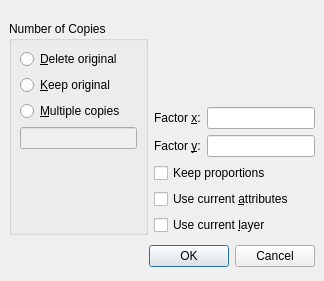
<ui version="4.0" >
 <class>QG_DlgScale</class>
 <widget class="QDialog" name="QG_DlgScale" >
  <property name="geometry" >
   <rect>
    <x>0</x>
    <y>0</y>
    <width>324</width>
    <height>281</height>
   </rect>
  </property>
  <property name="windowTitle" >
   <string>Scale Options</string>
  </property>
  <layout class="QVBoxLayout" >
   <property name="spacing" >
    <number>6</number>
   </property>
   <property name="leftMargin" >
    <number>9</number>
   </property>
   <property name="topMargin" >
    <number>9</number>
   </property>
   <property name="rightMargin" >
    <number>9</number>
   </property>
   <property name="bottomMargin" >
    <number>9</number>
   </property>
   <item>
    <widget class="QWidget" native="1" name="widget_2" />
   </item>
   <item>
    <widget class="QWidget" native="1" name="widget" />
   </item>
   <item>
    <layout class="QHBoxLayout" >
     <property name="spacing" >
      <number>6</number>
     </property>
     <property name="leftMargin" >
      <number>0</number>
     </property>
     <property name="topMargin" >
      <number>0</number>
     </property>
     <property name="rightMargin" >
      <number>0</number>
     </property>
     <property name="bottomMargin" >
      <number>0</number>
     </property>
     <item>
      <widget class="QGroupBox" name="gbNumber" >
       <property name="title" >
        <string>Number of Copies</string>
       </property>
       <layout class="QVBoxLayout" >
        <property name="spacing" >
         <number>6</number>
        </property>
        <property name="leftMargin" >
         <number>8</number>
        </property>
        <property name="topMargin" >
         <number>8</number>
        </property>
        <property name="rightMargin" >
         <number>8</number>
        </property>
        <property name="bottomMargin" >
         <number>8</number>
        </property>
        <item>
         <widget class="QRadioButton" name="rbMove" >
          <property name="sizePolicy" >
           <sizepolicy vsizetype="Preferred" hsizetype="Minimum" >
            <horstretch>0</horstretch>
            <verstretch>0</verstretch>
           </sizepolicy>
          </property>
          <property name="minimumSize" >
           <size>
            <width>0</width>
            <height>18</height>
           </size>
          </property>
          <property name="toolTip" >
           <string>Tick to move selection</string>
          </property>
          <property name="text" >
           <string>&amp;Delete original</string>
          </property>
          <property name="checked" >
           <bool>false</bool>
          </property>
         </widget>
        </item>
        <item>
         <widget class="QRadioButton" name="rbCopy" >
          <property name="sizePolicy" >
           <sizepolicy vsizetype="Preferred" hsizetype="Minimum" >
            <horstretch>0</horstretch>
            <verstretch>0</verstretch>
           </sizepolicy>
          </property>
          <property name="minimumSize" >
           <size>
            <width>0</width>
            <height>18</height>
           </size>
          </property>
          <property name="toolTip" >
           <string>Tick to copy selection</string>
          </property>
          <property name="text" >
           <string>&amp;Keep original</string>
          </property>
         </widget>
        </item>
        <item>
         <widget class="QRadioButton" name="rbMultiCopy" >
          <property name="sizePolicy" >
           <sizepolicy vsizetype="Preferred" hsizetype="Minimum" >
            <horstretch>0</horstretch>
            <verstretch>0</verstretch>
           </sizepolicy>
          </property>
          <property name="minimumSize" >
           <size>
            <width>0</width>
            <height>18</height>
           </size>
          </property>
          <property name="toolTip" >
           <string>Tick to create &lt;i>n&lt;/i> copies of selection</string>
          </property>
          <property name="text" >
           <string>&amp;Multiple copies</string>
          </property>
         </widget>
        </item>
        <item>
         <widget class="QLineEdit" name="leNumber" >
          <property name="enabled" >
           <bool>false</bool>
          </property>
          <property name="toolTip" >
           <string>Enter number of copies</string>
          </property>
         </widget>
        </item>
        <item>
         <spacer>
          <property name="orientation" >
           <enum>Qt::Vertical</enum>
          </property>
          <property name="sizeHint" >
           <size>
            <width>20</width>
            <height>21</height>
           </size>
          </property>
         </spacer>
        </item>
       </layout>
      </widget>
     </item>
     <item>
      <layout class="QVBoxLayout" >
       <property name="spacing" >
        <number>6</number>
       </property>
       <property name="leftMargin" >
        <number>0</number>
       </property>
       <property name="topMargin" >
        <number>0</number>
       </property>
       <property name="rightMargin" >
        <number>0</number>
       </property>
       <property name="bottomMargin" >
        <number>0</number>
       </property>
       <item>
        <widget class="QLabel" name="lHelp" >
         <property name="pixmap" >
          <pixmap resource="../../qcadguiqt.qrc" >:/qcad/images/dlgmodifyscale.png</pixmap>
         </property>
         <property name="alignment" >
          <set>Qt::AlignCenter</set>
         </property>
        </widget>
       </item>
       <item>
        <layout class="QHBoxLayout" >
         <property name="spacing" >
          <number>6</number>
         </property>
         <property name="leftMargin" >
          <number>0</number>
         </property>
         <property name="topMargin" >
          <number>0</number>
         </property>
         <property name="rightMargin" >
          <number>0</number>
         </property>
         <property name="bottomMargin" >
          <number>0</number>
         </property>
         <item>
          <widget class="QLabel" name="lFactor_2" >
           <property name="text" >
            <string>Factor &amp;x:</string>
           </property>
           <property name="buddy" >
            <cstring>leFactorX</cstring>
           </property>
          </widget>
         </item>
         <item>
          <widget class="QLineEdit" name="leFactorX" >
           <property name="sizePolicy" >
            <sizepolicy vsizetype="Fixed" hsizetype="Expanding" >
             <horstretch>0</horstretch>
             <verstretch>0</verstretch>
            </sizepolicy>
           </property>
           <property name="toolTip" >
            <string>Scale factor</string>
           </property>
          </widget>
         </item>
        </layout>
       </item>
       <item>
        <layout class="QHBoxLayout" >
         <property name="spacing" >
          <number>6</number>
         </property>
         <property name="leftMargin" >
          <number>0</number>
         </property>
         <property name="topMargin" >
          <number>0</number>
         </property>
         <property name="rightMargin" >
          <number>0</number>
         </property>
         <property name="bottomMargin" >
          <number>0</number>
         </property>
         <item>
          <widget class="QLabel" name="lFactor" >
           <property name="text" >
            <string>Factor &amp;y:</string>
           </property>
           <property name="buddy" >
            <cstring>leFactorX</cstring>
           </property>
          </widget>
         </item>
         <item>
          <widget class="QLineEdit" name="leFactorY" >
           <property name="sizePolicy" >
            <sizepolicy vsizetype="Fixed" hsizetype="Expanding" >
             <horstretch>0</horstretch>
             <verstretch>0</verstretch>
            </sizepolicy>
           </property>
           <property name="toolTip" >
            <string>Scale factor</string>
           </property>
          </widget>
         </item>
        </layout>
       </item>
       <item>
        <widget class="QCheckBox" name="cbProportional" >
         <property name="text" >
          <string>Keep proportions</string>
         </property>
        </widget>
       </item>
       <item>
        <widget class="QCheckBox" name="cbCurrentAttributes" >
         <property name="toolTip" >
          <string>Use the currently active attributes (pen) instead of the ones from the original entities</string>
         </property>
         <property name="text" >
          <string>Use current &amp;attributes</string>
         </property>
        </widget>
       </item>
       <item>
        <widget class="QCheckBox" name="cbCurrentLayer" >
         <property name="toolTip" >
          <string>Use the currently active layer instead of the layer(s) of the original entities</string>
         </property>
         <property name="text" >
          <string>Use current &amp;layer</string>
         </property>
        </widget>
       </item>
      </layout>
     </item>
    </layout>
   </item>
   <item>
    <layout class="QHBoxLayout" >
     <property name="spacing" >
      <number>6</number>
     </property>
     <property name="leftMargin" >
      <number>0</number>
     </property>
     <property name="topMargin" >
      <number>0</number>
     </property>
     <property name="rightMargin" >
      <number>0</number>
     </property>
     <property name="bottomMargin" >
      <number>0</number>
     </property>
     <item>
      <spacer>
       <property name="orientation" >
        <enum>Qt::Horizontal</enum>
       </property>
       <property name="sizeHint" >
        <size>
         <width>131</width>
         <height>31</height>
        </size>
       </property>
      </spacer>
     </item>
     <item>
      <widget class="QPushButton" name="okButton" >
       <property name="text" >
        <string>OK</string>
       </property>
      </widget>
     </item>
     <item>
      <widget class="QPushButton" name="cancelButton" >
       <property name="text" >
        <string>Cancel</string>
       </property>
      </widget>
     </item>
    </layout>
   </item>
  </layout>
 </widget>
 <resources>
  <include location="../../qcadguiqt.qrc" />
 </resources>
 <connections>
  <connection>
   <sender>okButton</sender>
   <signal>clicked()</signal>
   <receiver>QG_DlgScale</receiver>
   <slot>accept()</slot>
   <hints>
    <hint type="sourcelabel" >
     <x>232</x>
     <y>268</y>
    </hint>
    <hint type="destinationlabel" >
     <x>96</x>
     <y>254</y>
    </hint>
   </hints>
  </connection>
  <connection>
   <sender>cancelButton</sender>
   <signal>clicked()</signal>
   <receiver>QG_DlgScale</receiver>
   <slot>reject()</slot>
   <hints>
    <hint type="sourcelabel" >
     <x>313</x>
     <y>268</y>
    </hint>
    <hint type="destinationlabel" >
     <x>179</x>
     <y>282</y>
    </hint>
   </hints>
  </connection>
  <connection>
   <sender>rbMultiCopy</sender>
   <signal>toggled(bool)</signal>
   <receiver>leNumber</receiver>
   <slot>setEnabled(bool)</slot>
   <hints>
    <hint type="sourcelabel" >
     <x>113</x>
     <y>133</y>
    </hint>
    <hint type="destinationlabel" >
     <x>113</x>
     <y>165</y>
    </hint>
   </hints>
  </connection>
  <connection>
   <sender>cbProportional</sender>
   <signal>toggled(bool)</signal>
   <receiver>leFactorY</receiver>
   <slot>setDisabled(bool)</slot>
   <hints>
    <hint type="sourcelabel" >
     <x>184</x>
     <y>169</y>
    </hint>
    <hint type="destinationlabel" >
     <x>245</x>
     <y>133</y>
    </hint>
   </hints>
  </connection>
  <connection>
   <sender>cbProportional</sender>
   <signal>toggled(bool)</signal>
   <receiver>lFactor</receiver>
   <slot>setDisabled(bool)</slot>
   <hints>
    <hint type="sourcelabel" >
     <x>245</x>
     <y>161</y>
    </hint>
    <hint type="destinationlabel" >
     <x>172</x>
     <y>131</y>
    </hint>
   </hints>
  </connection>
 </connections>
</ui>
